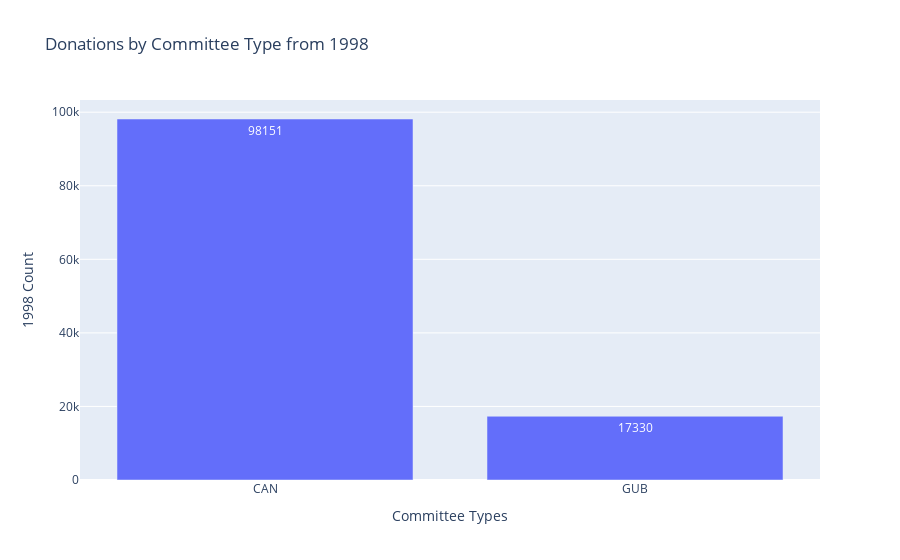
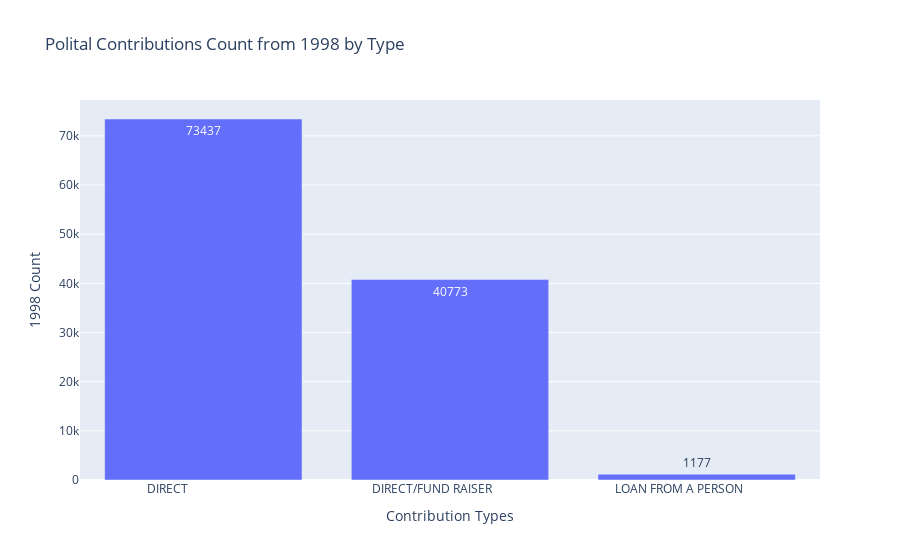

Source (notebook cell) for these figures, in order:
### Code cell
# Graph by Year
# year_selector.observe(update_plots(year_selector, merged_campaign_df), names='value')
update_plots(year_selector, merged_campaign_df)

### Figure 1 — Plotly figure (JSON) as saved in the notebook; plotly's stock layout.template omitted (floating-point values rounded to 4 significant figures)
{"data": [{"alignmentgroup": "True", "hovertemplate": "Committee_Type=%{x}<br>Count=%{text}<extra></extra>", "legendgroup": "", "marker": {"color": "#636efa", "pattern": {"shape": ""}}, "name": "", "offsetgroup": "", "orientation": "v", "showlegend": false, "text": [98151, 17330], "textposition": "auto", "type": "bar", "x": ["CAN", "GUB"], "xaxis": "x", "y": [98151, 17330], "yaxis": "y"}], "layout": {"barmode": "relative", "legend": {"tracegroupgap": 0}, "title": {"text": "Donations by Committee Type from 1998"}, "xaxis": {"anchor": "y", "domain": [0, 1], "title": {"text": "Committee Types"}}, "yaxis": {"anchor": "x", "domain": [0, 1], "title": {"text": "1998 Count"}}}}

### Figure 2 — Plotly figure (JSON) as saved in the notebook; plotly's stock layout.template omitted (floating-point values rounded to 4 significant figures)
{"data": [{"alignmentgroup": "True", "hovertemplate": "Cont_Type=%{x}<br>Count=%{text}<extra></extra>", "legendgroup": "", "marker": {"color": "#636efa", "pattern": {"shape": ""}}, "name": "", "offsetgroup": "", "orientation": "v", "showlegend": false, "text": [73437, 40773, 1177], "textposition": "auto", "type": "bar", "x": ["DIRECT                        ", "DIRECT/FUND RAISER            ", "LOAN FROM A PERSON            "], "xaxis": "x", "y": [73437, 40773, 1177], "yaxis": "y"}], "layout": {"barmode": "relative", "legend": {"tracegroupgap": 0}, "title": {"text": "Polital Contributions Count from 1998 by Type"}, "xaxis": {"anchor": "y", "domain": [0, 1], "title": {"text": "Contribution Types"}}, "yaxis": {"anchor": "x", "domain": [0, 1], "title": {"text": "1998 Count"}}}}
